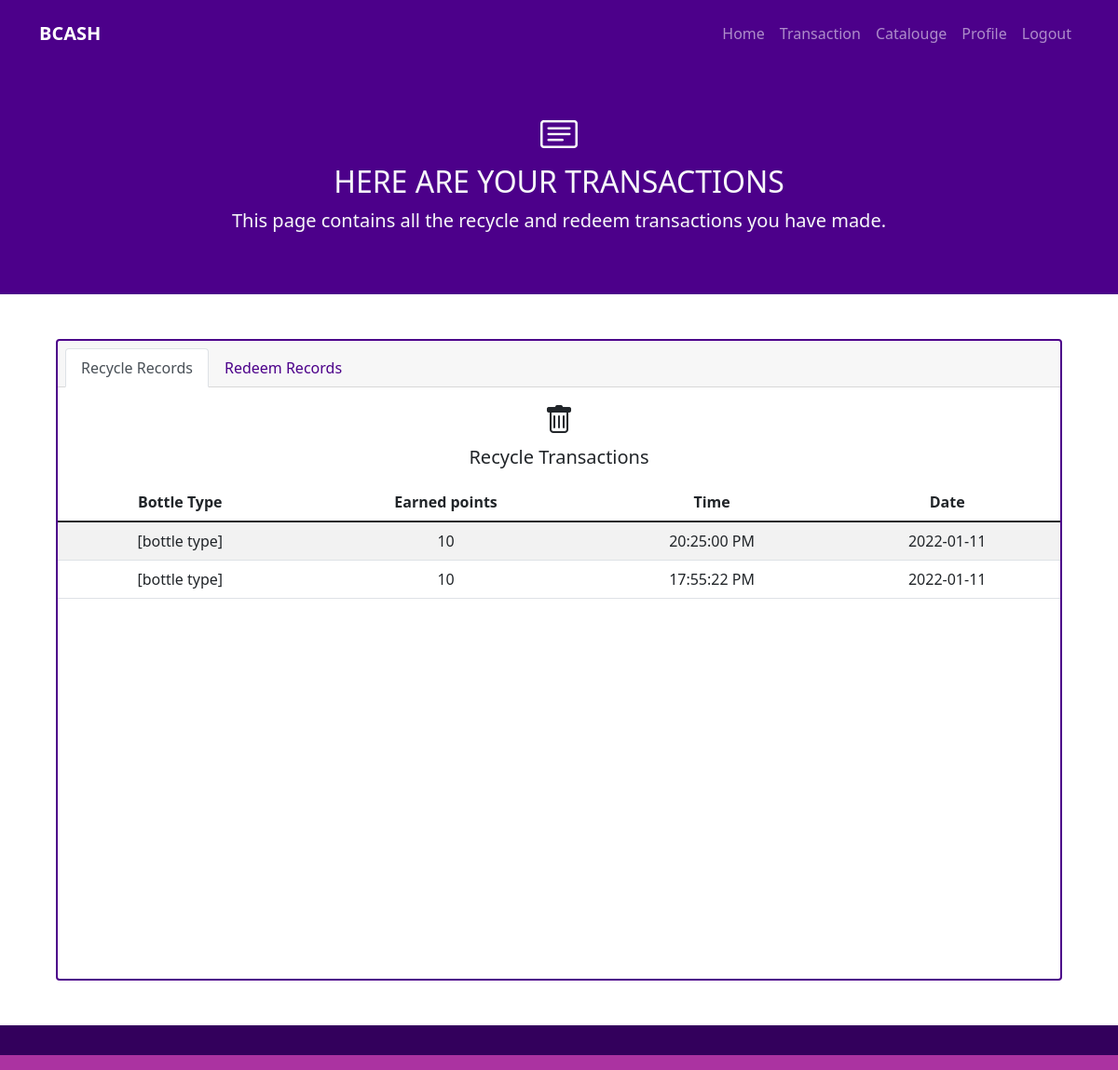
/transac.php (signed in), run on an earlier commit of the app's database.
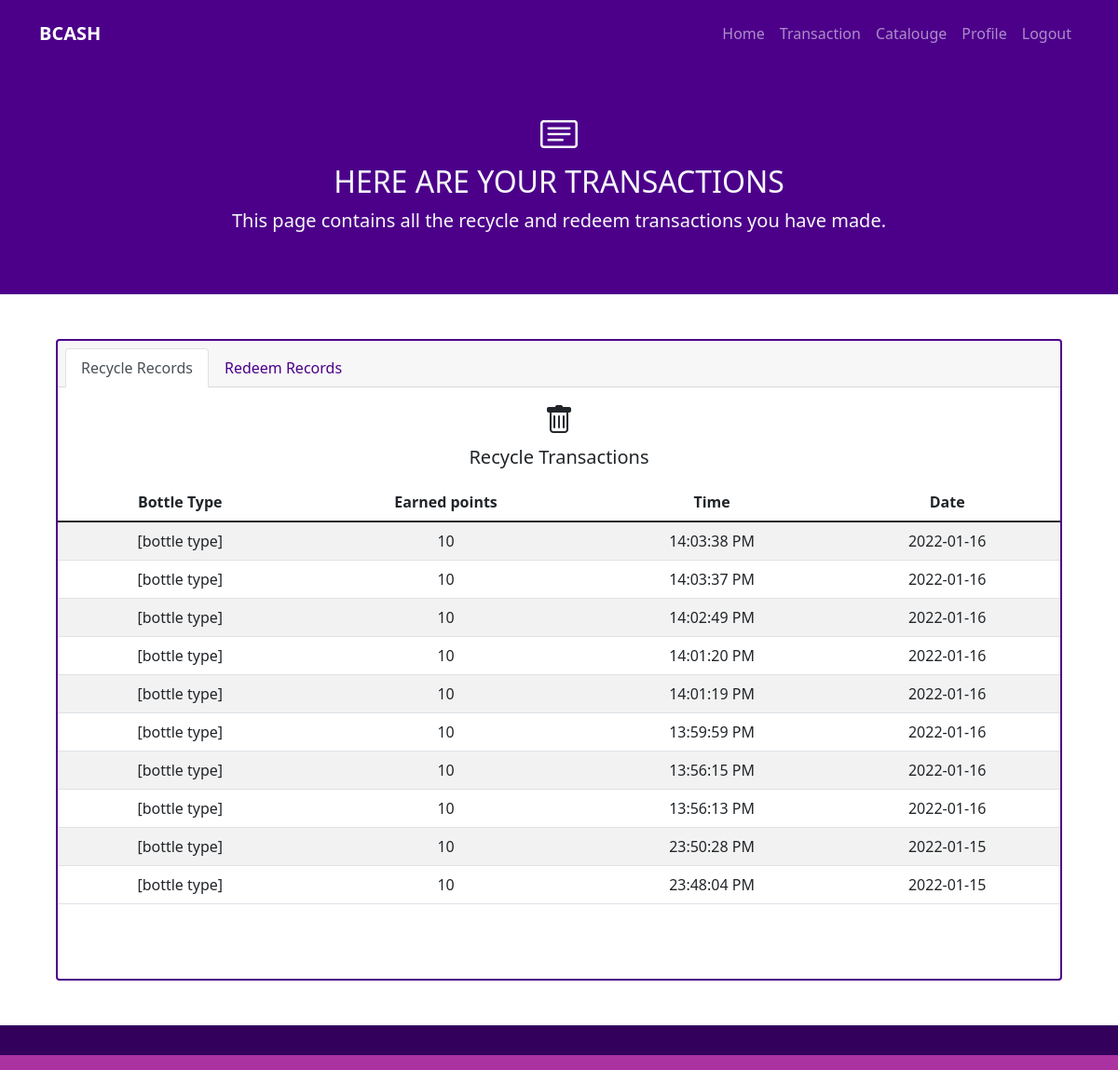
And on a later commit of the database.
### tables this page shows
CREATE TABLE `recycle_transaction` (
  `trans_id` int(50) NOT NULL,
  `acc_id` int(50) NOT NULL,
  `bottles` varchar(50) NOT NULL,
  `bottle_id` int(50) NOT NULL,
  `points_earned` int(50) NOT NULL,
  `recycle_trans_time` datetime NOT NULL,
  `bottle_count` int(100) NOT NULL
);

### mydb.php (called while the page is built, shortened)
<?php
class myDb {
    private $link;
    function __construct(){
        $this->host = "localhost";
        $this->username = "root";
        $this->password = "";
        $this->database = "bcash";
        $this->link = mysqli_connect($this->host, $this->username, $this->password, $this->database);
    }
    public function get_Recycle_trans($acc_id,$admin){
        $records = array();
        if($admin == 1){
            $sql = $this->link->prepare("SELECT * FROM recycle_transaction ORDER BY recycle_trans_time DESC");
            $sql->execute();
            $result = $sql->get_result();
            if($result->num_rows > 0){
                while($row = $result->fetch_assoc()){
                    $records[] = [
                        'trans_id' => $row['trans_id'],
                        'bottles' => $row['bottles'],
                        'acc_id' => $row['acc_id'],
                        'points_earned' => $row['points_earned'],
                        'trans_time' => $row['recycle_trans_time']
                    ];
                }
            }
            else{
                $records = null;
            }
        }
        else{
            $sql = $this->link->prepare("SELECT * FROM recycle_transaction WHERE acc_id = ? ORDER BY recycle_trans_time DESC");
            $acc_id = mysqli_real_escape_string($this->link, $acc_id);
            $sql->bind_param("i", $acc_id);
            $sql->execute();
            $result = $sql->get_result();
            if($result->num_rows > 0){
                while($row = $result->fetch_assoc()){
                    $records[] = [
                        'trans_id' => $row['trans_id'],
                        'bottles' => $row['bottles'],
                        'points_earned' => $row['points_earned'],
                        'trans_time' => $row['recycle_trans_time']
                    ];
                }
            }
            else{
                $records = null;
            }
        }
        return $records;
    }
}

### transac.php (the view, shortened to what the changed rows need)
<?php
    require "mydb.php";
    $mydb = new myDb;
    if(isset($_SESSION['acc_id']) && isset($_SESSION['admin'])){
        $acc_id = $_SESSION['acc_id'];
        $admin = $_SESSION['admin'];
    }
    else{
        $acc_id = null;
    }
?>
<!doctype html>
<html lang="en">
  <head>
    <link href="sass/main.css" rel="stylesheet">
    <link rel="stylesheet" href="https://cdn.jsdelivr.net/npm/bootstrap-icons@1.3.0/font/bootstrap-icons.css">
    <link rel="stylesheet" type="text/css" href="css/style.css">
  </head>
  <body>
    <section class="bg-primary text-light p-5 text-center">
        <div class="container">
            <div class="align-items-center">
                <div>
                    <h2>HERE ARE YOUR TRANSACTIONS</h2>
                </div>
            </div>
        </div>
    </section>
    <section class="p-5">
        <div class="container">
            <div class="card text-center border border-2 border-primary">
                <div class="card-body px-0">
                    <p class="card-text">
                        <div class="infocontent">
                            <div class="scroll">
                                <table class="table table-striped">
                                    <thead>
                                        <tr>
                                            <th scope="col">Bottle Type</th>
                                            <th scope="col">Earned points</th>
                                            <th scope="col">Time</th>
                                            <th scope="col">Date</th>
                                        </tr>
                                    </thead>
                                    <tbody class="align-middle">
                                    <?php
                                        $redeem_records = $mydb->get_Recycle_trans($acc_id,$admin);
                                        if(isset($redeem_records)){
                                            foreach($redeem_records as $rows){
                                                $points_earned = $rows['points_earned'];
                                                $date = date("Y-m-d",strtotime($rows['trans_time']));
                                                $time = date("H:i:s A",strtotime($rows['trans_time']));
                                                echo '<tr>';
                                                echo '<td> [bottle type] </td>';
                                                echo '<td>'.$points_earned .'</td>';
                                                echo '<td>'.$time.'</td>';
                                                echo '<td>'.$date.'</td>';
                                                echo '</tr>';
                                            }
                                        }
                                        else{
                                            echo '<tr>';
                                            echo '<td colspan="4">There are no records of recycle transactions yet.</td>';
                                            echo '</tr>';
                                        }
                                    ?>
                                    </tbody>
                                </table>
                            </div>
                        </div>
                    </p>
                </div>
            </div>
        </div>
    </section>
  </body>
</html>

What changed in the data, as far as the page shows it:
removed recycle_transaction: points_earned "10", recycle_trans_time "20:25:00 PM", recycle_trans_time "2022-01-11"
removed recycle_transaction: points_earned "10", recycle_trans_time "17:55:22 PM", recycle_trans_time "2022-01-11"
added recycle_transaction: points_earned "10", recycle_trans_time "14:03:38 PM", recycle_trans_time "2022-01-16"
added recycle_transaction: points_earned "10", recycle_trans_time "14:03:37 PM", recycle_trans_time "2022-01-16"
added recycle_transaction: points_earned "10", recycle_trans_time "14:02:49 PM", recycle_trans_time "2022-01-16"
added recycle_transaction: points_earned "10", recycle_trans_time "14:01:20 PM", recycle_trans_time "2022-01-16"
added recycle_transaction: points_earned "10", recycle_trans_time "14:01:19 PM", recycle_trans_time "2022-01-16"
added recycle_transaction: points_earned "10", recycle_trans_time "13:59:59 PM", recycle_trans_time "2022-01-16"
added recycle_transaction: points_earned "10", recycle_trans_time "13:56:15 PM", recycle_trans_time "2022-01-16"
added recycle_transaction: points_earned "10", recycle_trans_time "13:56:13 PM", recycle_trans_time "2022-01-16"
added recycle_transaction: points_earned "10", recycle_trans_time "23:50:28 PM", recycle_trans_time "2022-01-15"
added recycle_transaction: points_earned "10", recycle_trans_time "23:48:04 PM", recycle_trans_time "2022-01-15"
